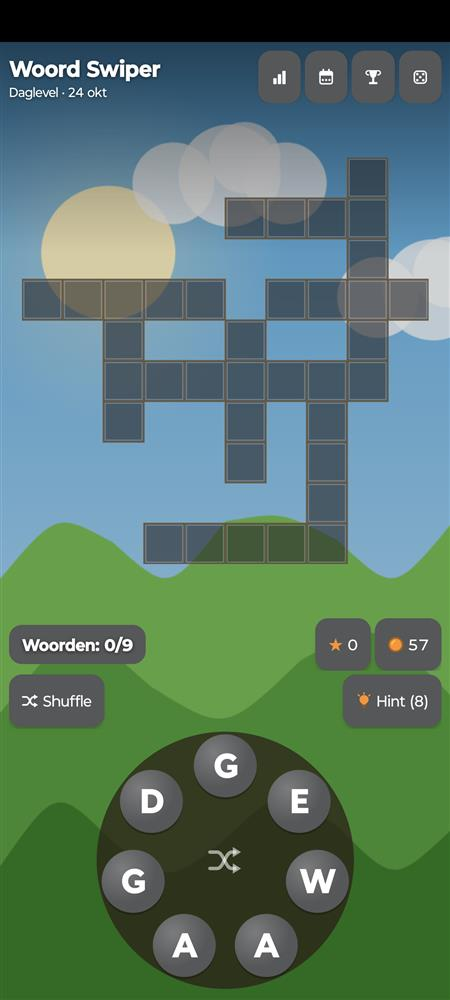
#> input picture media/ai-sessie/wordfinder/01-start.jpg, 450 x 1000 px
$ python vergelijk.py ../../../media/ai-sessie/wordfinder/01-start.jpg ../../../media/ai-sessie/wordfinder/02-gewaad.jpg out.png
#> lines starting #> are read from the running program, lines starting #| are printed output that depends on the picture
"""Zet het origineel (opgeschaald, nearest) naast de render: python vergelijk.py <origineel.png> <render.png> <uit.png>"""
import sys
from PIL import Image
o = Image.open(sys.argv[1]).convert("RGBA")
r = Image.open(sys.argv[2]).convert("RGBA")
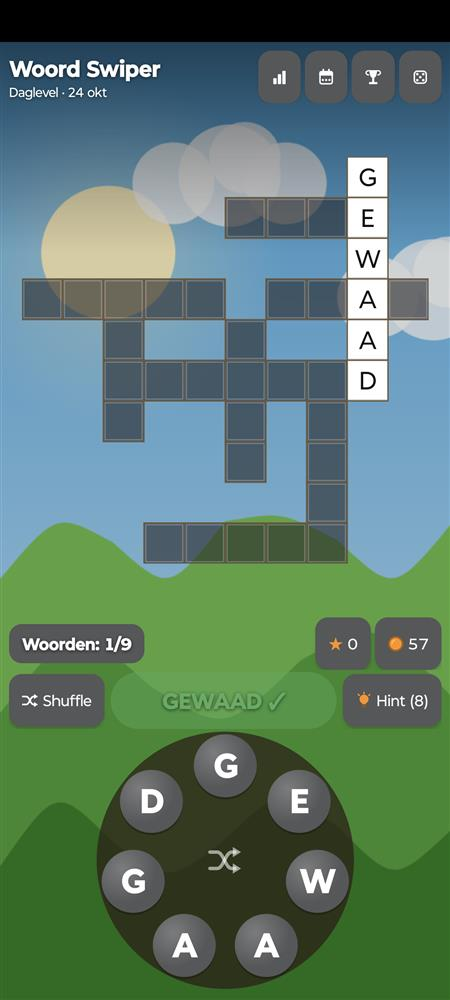
#> input picture media/ai-sessie/wordfinder/02-gewaad.jpg, 450 x 1000 px
o = o.resize(r.size, Image.NEAREST)
bg = (200, 200, 200, 255)
s = Image.new("RGBA", (r.width * 2 + 10, r.height), bg)
s.alpha_composite(o, (0, 0))
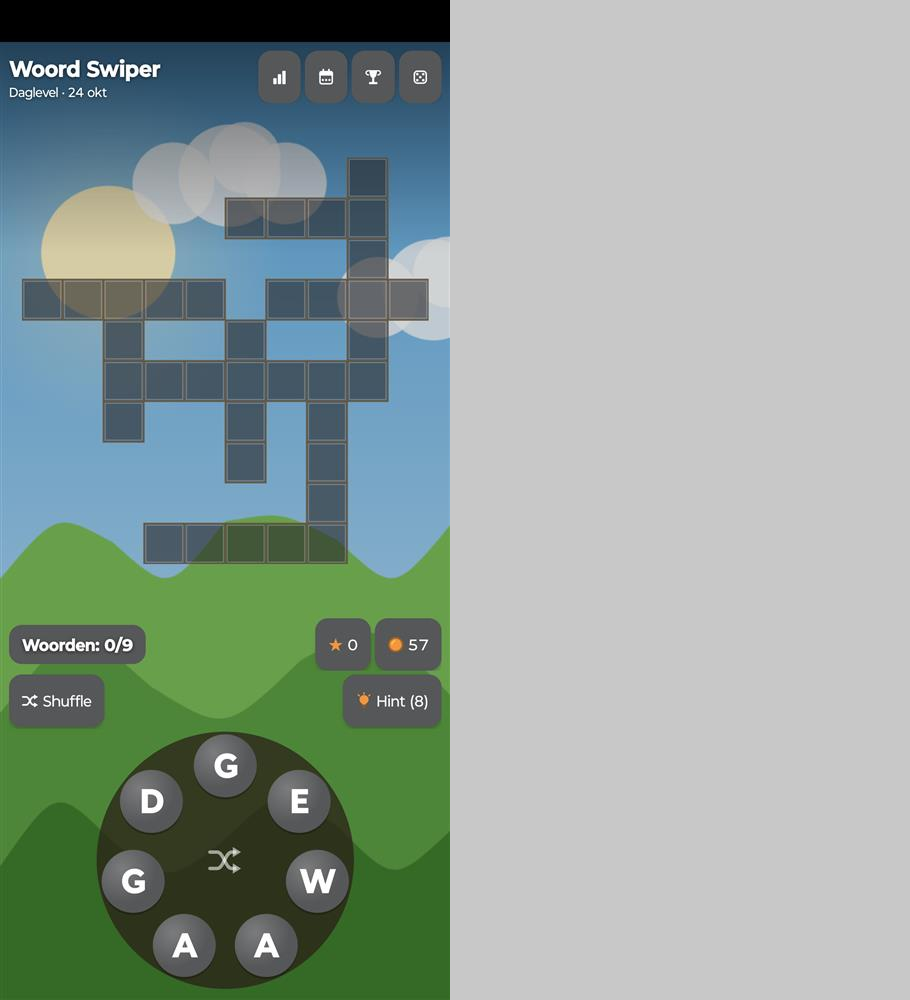
#> s: PIL image 910x1000 RGBA; mean R, G, B, A 144.8, 159.7, 152.6, 255
s.alpha_composite(r, (r.width + 10, 0))
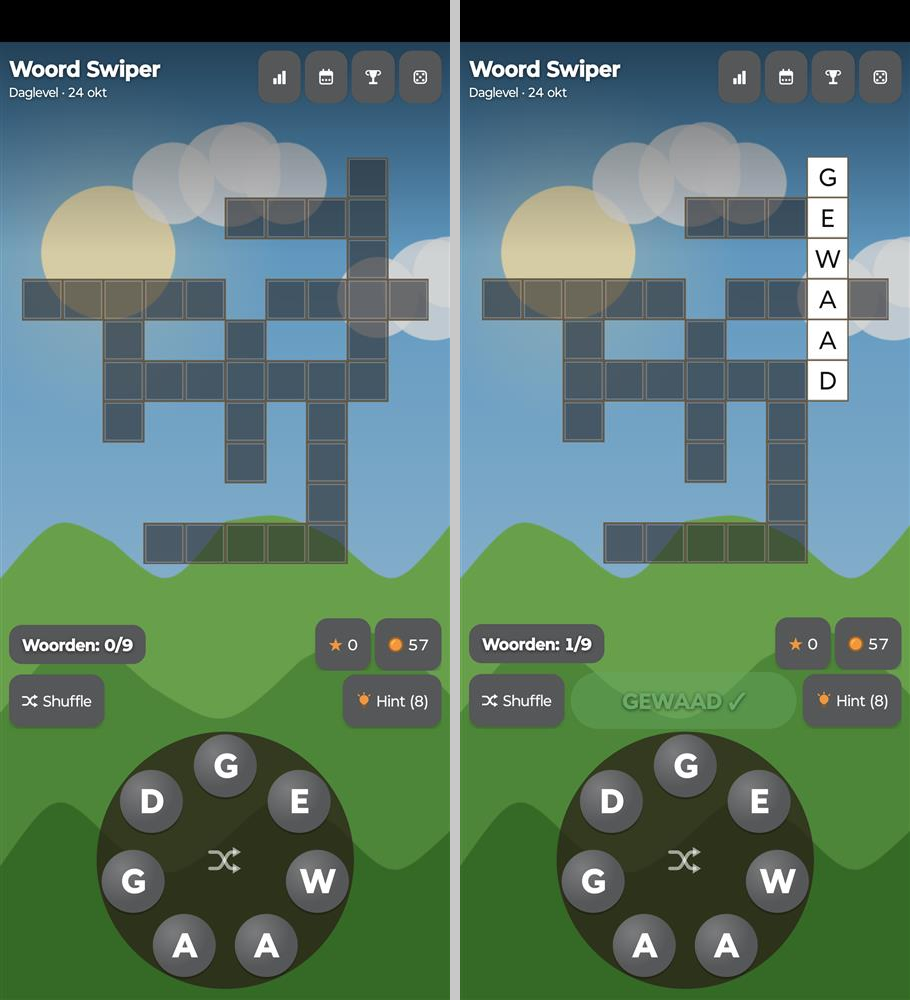
#> s: PIL image 910x1000 RGBA; mean R, G, B, A 91.2, 121, 106.8, 255
s.convert("RGB").save(sys.argv[3])
